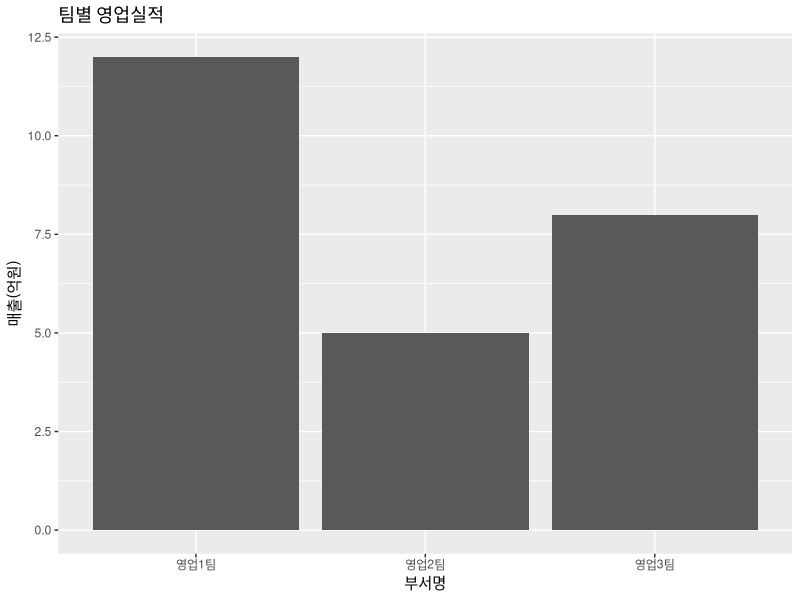
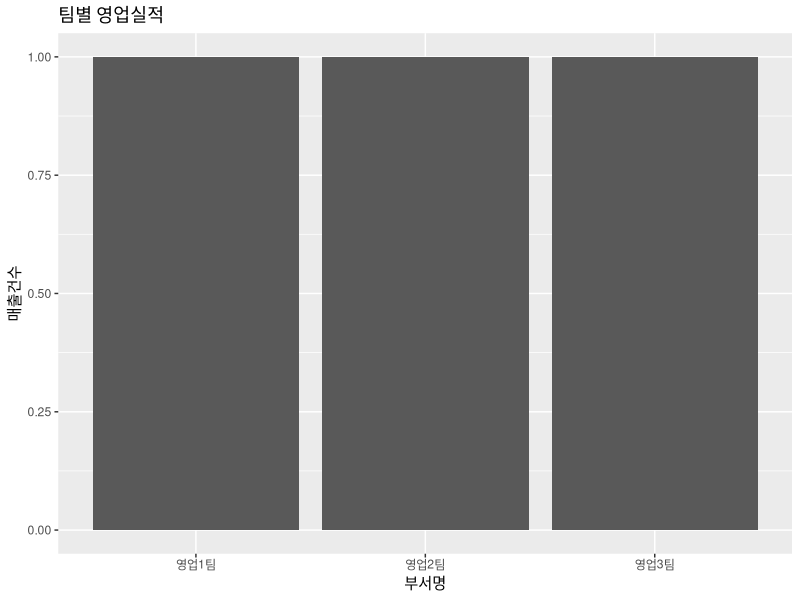
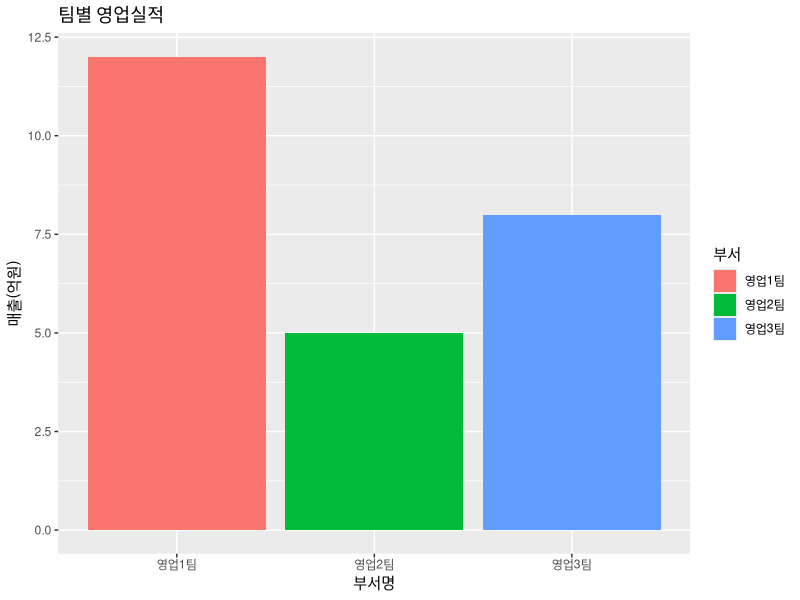
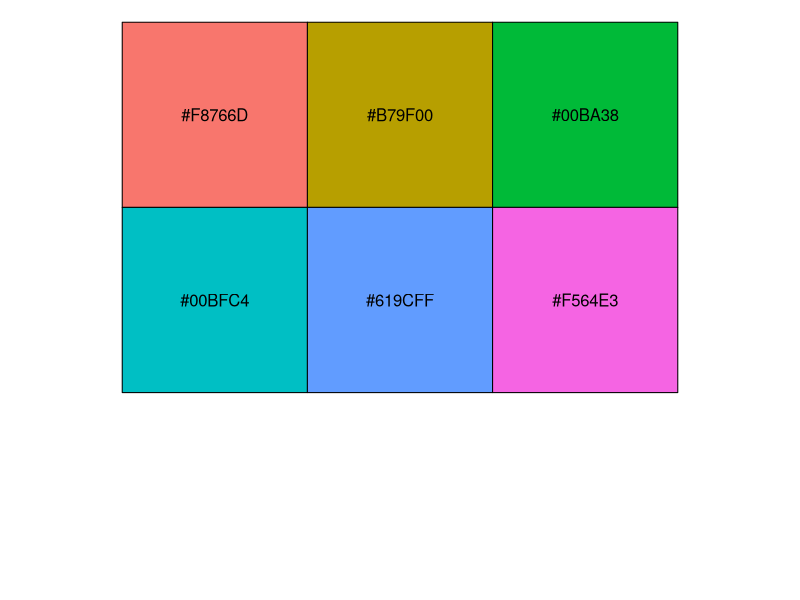
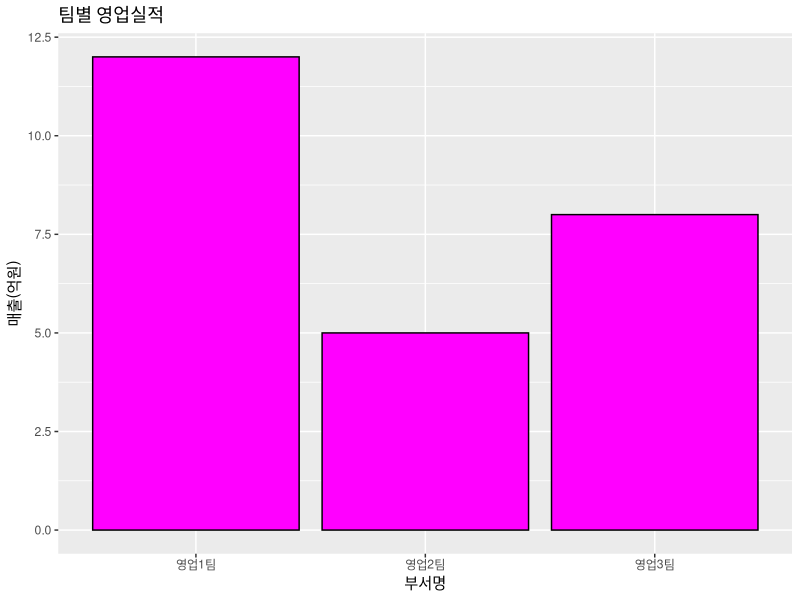
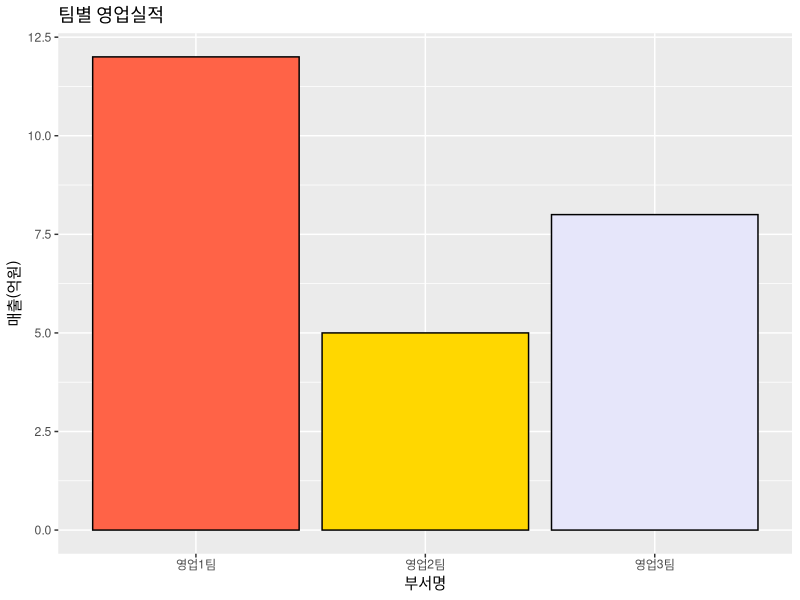
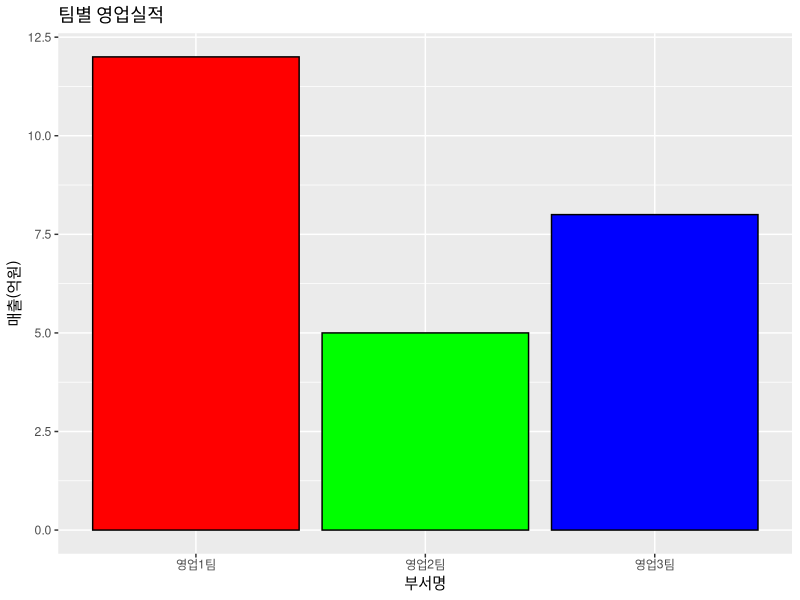
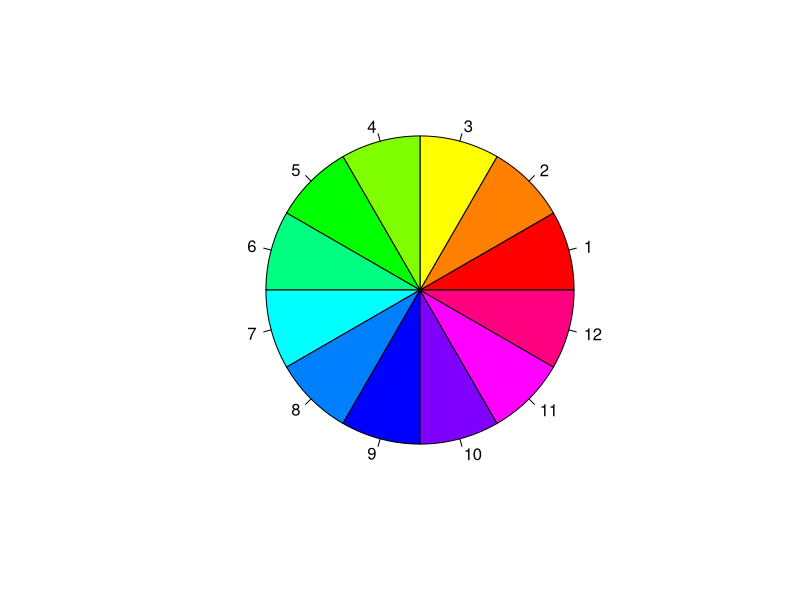

R code for these plots, in order:
# 4장 그래프

library(ggplot2)

# 데이터 저장(데이터 프레임)
dept = c("영업1팀", "영업2팀", "영업3팀")
sales = c(12, 5, 8)
df1 = data.frame(부서=dept, 매출=sales, 분기="1분기")
df1

# 막대그래프(1. 그래프의 데이터 초기화, 2. 그래프의 모양 설정, 3. 제목과 라벨 설정)
ggplot(data = df1, aes(x=부서, y=매출))+
  geom_bar(stat = "identity")+
  labs(title = "팀별 영업실적", x="부서명", y="매출(억원)")

# 각 부서별 매출건수
ggplot(data = df1, aes(x=부서))+
  geom_bar(stat = "count")+
  labs(title = "팀별 영업실적", x="부서명", y="매출건수")

# 막대에 자동색 지정
ggplot(data = df1, aes(x=부서, y=매출, fill = 부서))+
  geom_bar(stat = "identity")+
  labs(title = "팀별 영업실적", x="부서명", y="매출(억원)")

# 자동지정되는 색상 확인
install.packages("scales")
library(scales)
hex = hue_pal()(6)
show_col(hex)

library(ggplot2)
# 막대에 동일한 채우기 및 테두리선 색상 지정
ggplot(data = df1, aes(x=부서, y=매출))+
  geom_bar(stat = "identity", fill="magenta", color="black")+
  labs(title = "팀별 영업실적", x="부서명", y="매출(억원)")

# 막대마다 사용자가 지정한 색상으로 변경
ggplot(data = df1, aes(x=부서, y=매출))+
  geom_bar(stat = "identity", fill=c("tomato", "gold", "lavender"), color="black")+
  labs(title = "팀별 영업실적", x="부서명", y="매출(억원)")

# 막대에 레인보우 색상 중 눈에 잘 띄는 색상으로 자동 변경
ggplot(data = df1, aes(x=부서, y=매출))+
  geom_bar(stat = "identity", fill=rainbow(3), color="black")+
  labs(title = "팀별 영업실적", x="부서명", y="매출(억원)")

# gdRdriver, RColorBrewer 색상팔레트를 제공하는 두가지 패키지

# 1. gdRdriver 패키지의 팔레트
x = rep(1, 12)
pie(x, labels=seq(1,12), col=rainbow(12))
pie(x, labels=seq(1,12), col=heat.colors(12))
pie(x, labels=seq(1,12), col=terrain.colors(12))
pie(x, labels=seq(1,12), col=topo.colors(12))
pie(x, labels=seq(1,12), col=cm.colors(12))

# 2. RColorBrewer 패키지의 팔레트
install.packages("RColorBrewer")
library(RColorBrewer)
display.brewer.all()

# 1분기, 2분기의 막대그래프

# 2분기 데이터를 데이터 프레임에 저장
dept = c("영업1팀", "영업2팀", "영업3팀")
sales = c(10, 8, 5)
df2 = data.frame(부서=dept, 매출=sales, 분기="2분기")

# 1분기와 2분기 데이터를 행으로 연결해서 하나의 데이터 프레임에 저장
df = rbind(df1, df2)
df

# 부서별 분기별 막대그래프
library(ggplot2)
ggplot(df, aes(x=부서, y=매출, fill=분기))+
  geom_bar(stat = "identity")
  
# 부서별 분기별 막대그래프 작성
# <조건1> 3분기 실적을 추가, <조건2> gdRDriver 패키지의 팔레트에 있는 색상을 막대에 설정,
# <조건3> 그래프 제목: 부서별 분기별 영업실적, x축 제목: 부서명, y축 제목: 영업매출(억원)
dept = c("영업1팀", "영업2팀", "영업3팀")
sales = c(7, 10, 11)
df3 = data.frame(부서=dept, 매출=sales, 분기="3분기")
df = rbind(df1, df2, df3)
df
ggplot(df, aes(x=부서, y=매출, fill=분기))+
  geom_bar(stat = "identity", fill=cm.colors(9), color="pink")+
  labs(title = "부서별 분기별 영업실적", x="부서명", y="영업매출(억원)")

# 분기별로 사용자 지정색 설정(위 문제의 <조건2> 여기서 해결)
ggplot(df, aes(x=부서, y=매출, fill=분기))+
  geom_bar(stat = "identity")+
  scale_fill_manual(values=topo.colors(3))+
  labs(title = "부서별 분기별 영업실적", x="부서명", y="영업매출(억원)")

# 묶은세로 막대그래프
ggplot(df, aes(x=부서, y=매출, fill=분기))+
  geom_bar(stat = "identity", position="dodge")+
  scale_fill_manual(values=topo.colors(3))+
  labs(title = "부서별 분기별 영업실적", x="부서명", y="영업매출(억원)")

# 바로 직전에 실행된 그래프를 사진 파일로 저장
ggsave("C:/Temp/graph1.png", width=13, height=10, units="cm")

#==================================================
# 선그래프: 시간에 따라 데이터의 추이를 살필 때 사용

# 영업1팀의 6개월간 데이터를 데이터 프레임에 저장
month = c(1, 2, 3, 4, 5, 6)
sales = c(3, 3, 5, 5, 7, 4)
df1 = data.frame(부서="영업1팀", 월=month, 매출=sales)

# 영업2팀의 6개월간 데이터를 데이터 프레임에 저장
sales = c(2, 2, 4, 8, 9, 6)
df2 = data.frame(부서="영업2팀", 월=month, 매출=sales)

# 행으로 df1과 df2를 연결
df = rbind(df1, df2)
df

# 선형그래프 그리기
# 영업1팀 데이터만 사용해서
ggplot(data = df1, aes(x=월, y=매출, group=부서))+
  geom_line()+
  labs(title="월별매출")

# 영업1팀 데이터만 사용해서
ggplot(data = df2, aes(x=월, y=매출, group=부서))+
  geom_line(color="green", size=2)+
  geom_point(color="red", size=3)+
  labs(title="월별매출")

# 영업1팀, 2팀의 데이터를 사용
ggplot(data = df, aes(x=월, y=매출, group=부서, color=부서))+
  geom_line(size=2)+
  geom_point(size=3)+
  labs(title = "월별매출")

ggplot(data = df, aes(x=월, y=매출, group=부서))+
  geom_line(color=cm.colors(12), size=2)+
  geom_point(color=cm.colors(12), size=3)+
  labs(title = "월별매출")

#==================================================
# 산포도: 점으로 데이터의 변화를 확인

ggplot(data = women, aes(x=height, y=weight))+
  geom_point()+
  labs(title = "미국 30-39세 여성의 키와 몸무게의 상관관계", x="키(inch)", y="체중(pound)")

# 점의 모양, 색상, 크기 설정
ggplot(data = women, aes(x=height, y=weight))+
  geom_point(shape=23, color="tomato", size=2)+
  labs(title = "미국 30-39세 여성의 키와 몸무게의 상관관계", x="키(inch)", y="체중(pound)")